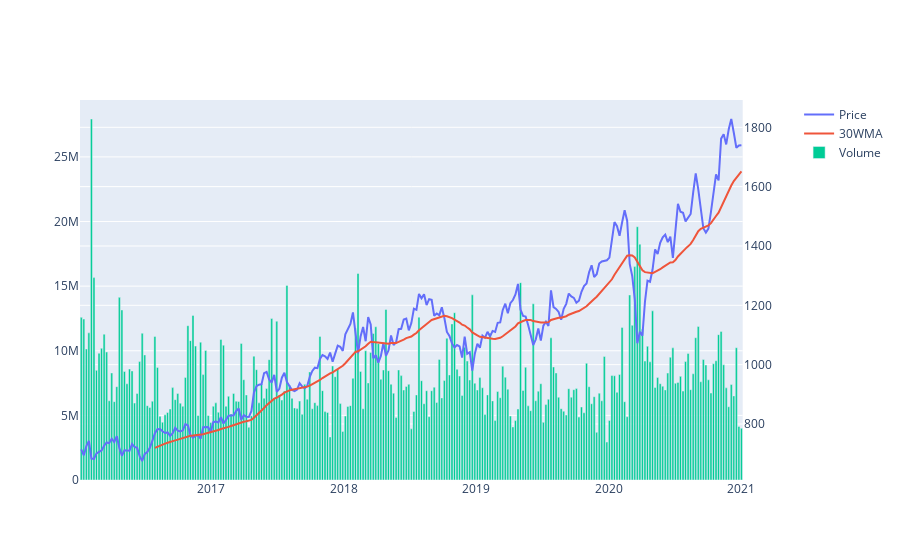

The notebook cell this image was saved under:
### Code cell
fig = make_subplots(specs=[[{"secondary_y": True}]])
fig.add_trace(go.Scatter(x=dfSorted.index, y=dfSorted['Close'],name='Price'),secondary_y=True)
fig.add_trace(go.Scatter(x=dfSorted.index, y=dfSorted['30WMA'],name="30WMA"),secondary_y=True)
fig.add_trace(go.Bar(x=dfSorted.index, y=dfSorted['Volume'],name="Volume"),secondary_y=False)
fig.show()

### Figure 1 — Plotly figure (JSON) as saved in the notebook; plotly's stock layout.template omitted (floating-point values rounded to 4 significant figures; data arrays with more than 128 entries replaced by an {"elided": "..."} marker saying what was removed)
{"data": [{"name": "Price", "type": "scatter", "x": {"elided": "261 str values"}, "xaxis": "x", "y": {"elided": "261 float values"}, "yaxis": "y2"}, {"name": "30WMA", "type": "scatter", "x": {"elided": "261 str values"}, "xaxis": "x", "y": {"elided": "261 float values"}, "yaxis": "y2"}, {"name": "Volume", "type": "bar", "x": {"elided": "261 str values"}, "xaxis": "x", "y": {"elided": "261 int values"}, "yaxis": "y"}], "layout": {"xaxis": {"anchor": "y", "domain": [0, 0.94]}, "yaxis": {"anchor": "x", "domain": [0, 1]}, "yaxis2": {"anchor": "x", "overlaying": "y", "side": "right"}}}
